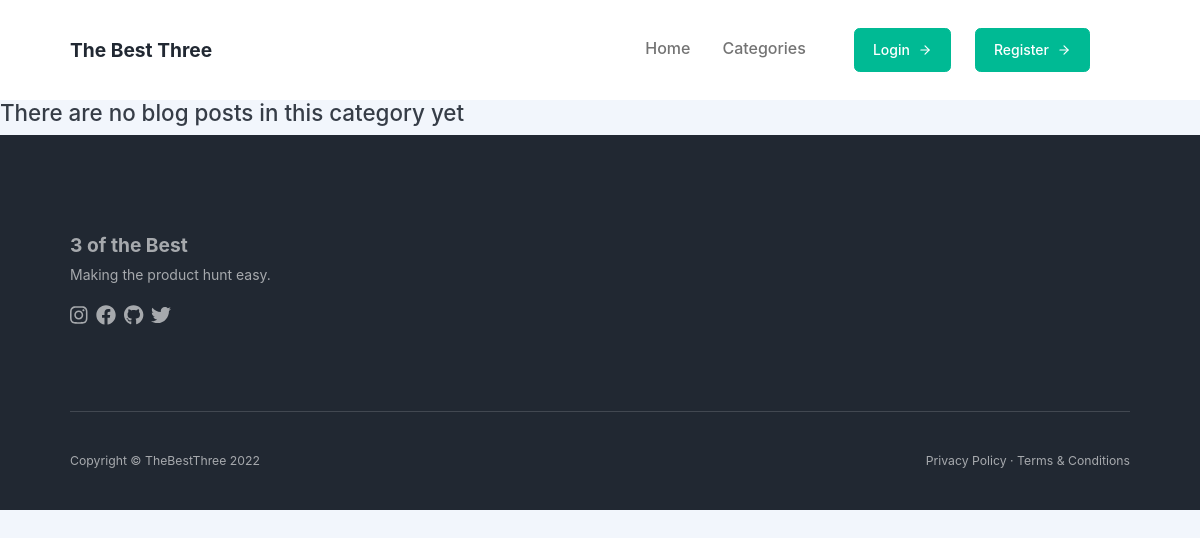
/category/tech/, run on an earlier commit of the app's database.
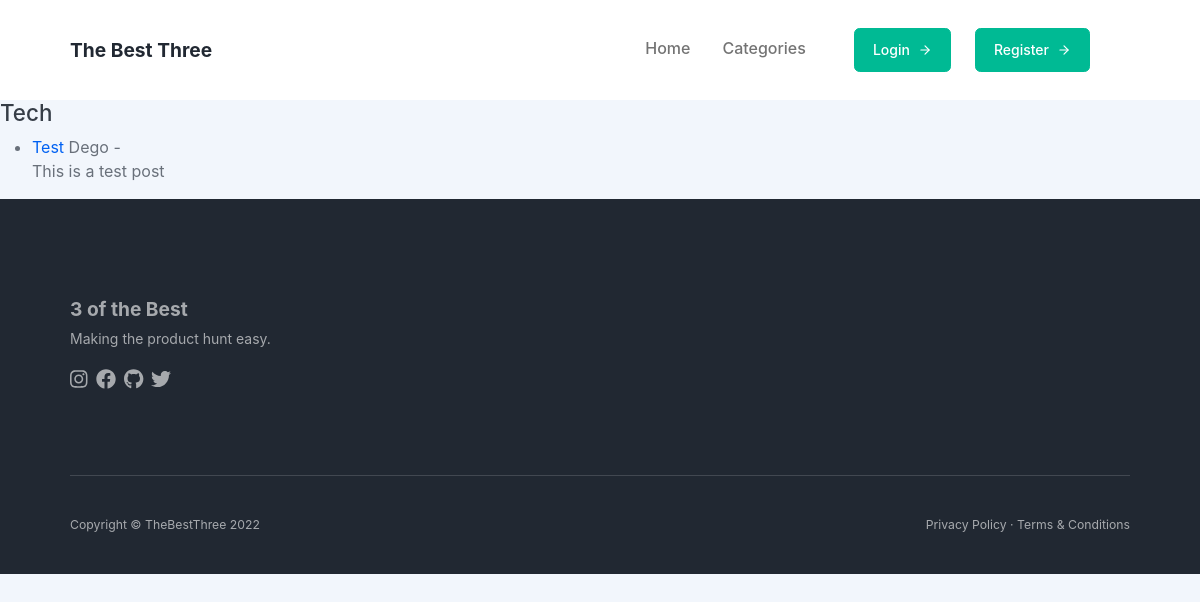
And on a later commit of the database.
### theblog/models.py (models this page shows, shortened)
class Post(models.Model):
    title = models.CharField(max_length=255)
    title_tag = models.CharField(max_length=255, default='3oftheBest')
    header_image = models.ImageField(null=True, blank=True, upload_to="images/")
    author = models.ForeignKey(User, on_delete=models.CASCADE)
    body = models.TextField()
    post_date = models.DateField(auto_now_add=True)
    category = models.CharField(max_length=255, default='uncategorized')
    likes = models.ManyToManyField(User, related_name='blog_posts', blank=True)
    snippet = models.CharField(max_length=255)
    isFeatured = models.BooleanField(default=False)
    class Meta:
        constraints = [
            UniqueConstraint(fields=['isFeatured'], condition=Q(isFeatured=True), name='isFeatured')
        ]

### theblog/views.py (the view)
# urls.py: path('category/<str:cats>/',views.ListCategoryView,name='category'),
def ListCategoryView(request, cats):
    category_posts = Post.objects.filter(category=cats.replace("-", " "))
    return render(request, 'categories.html', {'cats': cats.title().replace("-", " "), 'category_posts': category_posts})

### theblog/templates/categories.html (shortened to what this page needs)
{% extends 'base.html' %}
{% block content%}
{% if category_posts %}
    <h2>{{cats}}</h2>
    <ul>
    {% for post in category_posts %}
    <li>
        <a href="{% url 'post-details' post.pk %}">{{post.title}}</a>
        {{post.author|capfirst}} -
        <br>
        {{post.body|slice:":200"|safe}}
    </li>
    </ul>
    {% endfor %}
{% else %}
    <h2>There are no blog posts in this category yet</h2>
{% endif %}
{% endblock %}

What changed in the data, as far as the page shows it:
now on this page (row edited): Post: category "Tech", title "Test", author "Dego", body "This is a test post"
Also different on the page:
text no longer shown: "There are no blog posts in this category yet"
